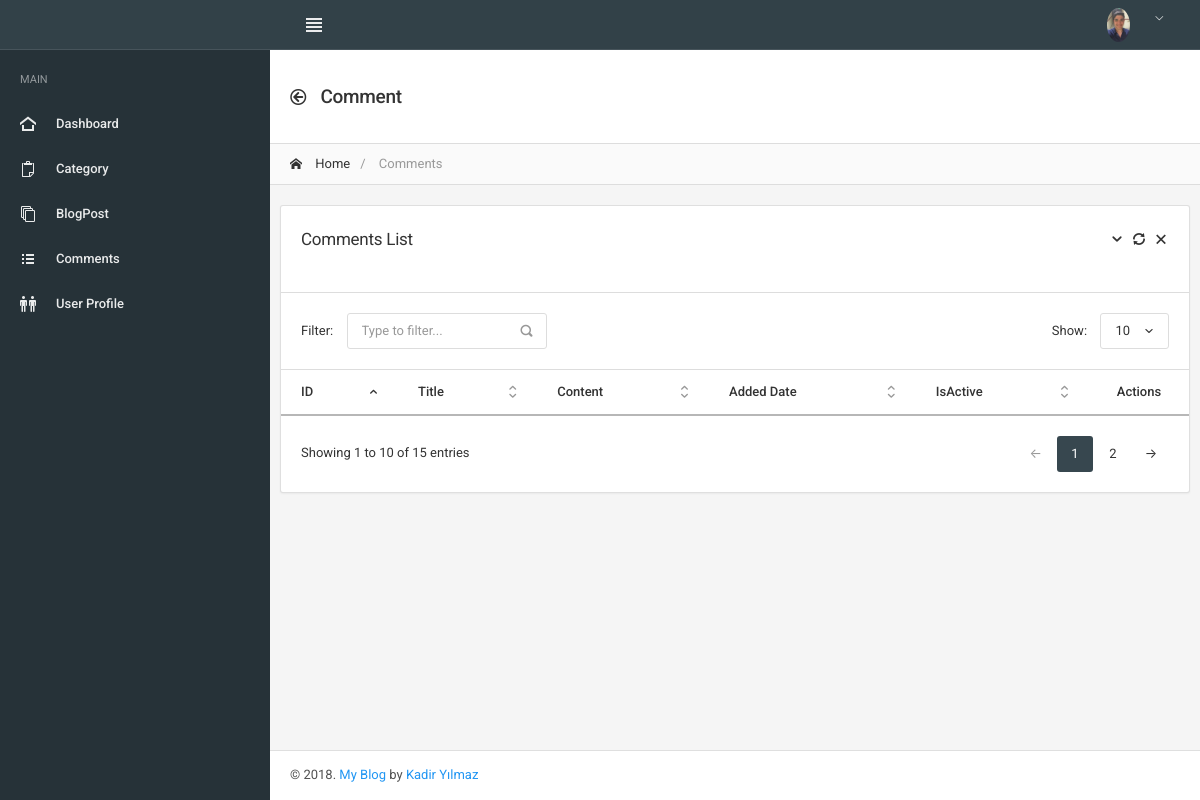
/comments/index/, run on an earlier commit of the app's database.
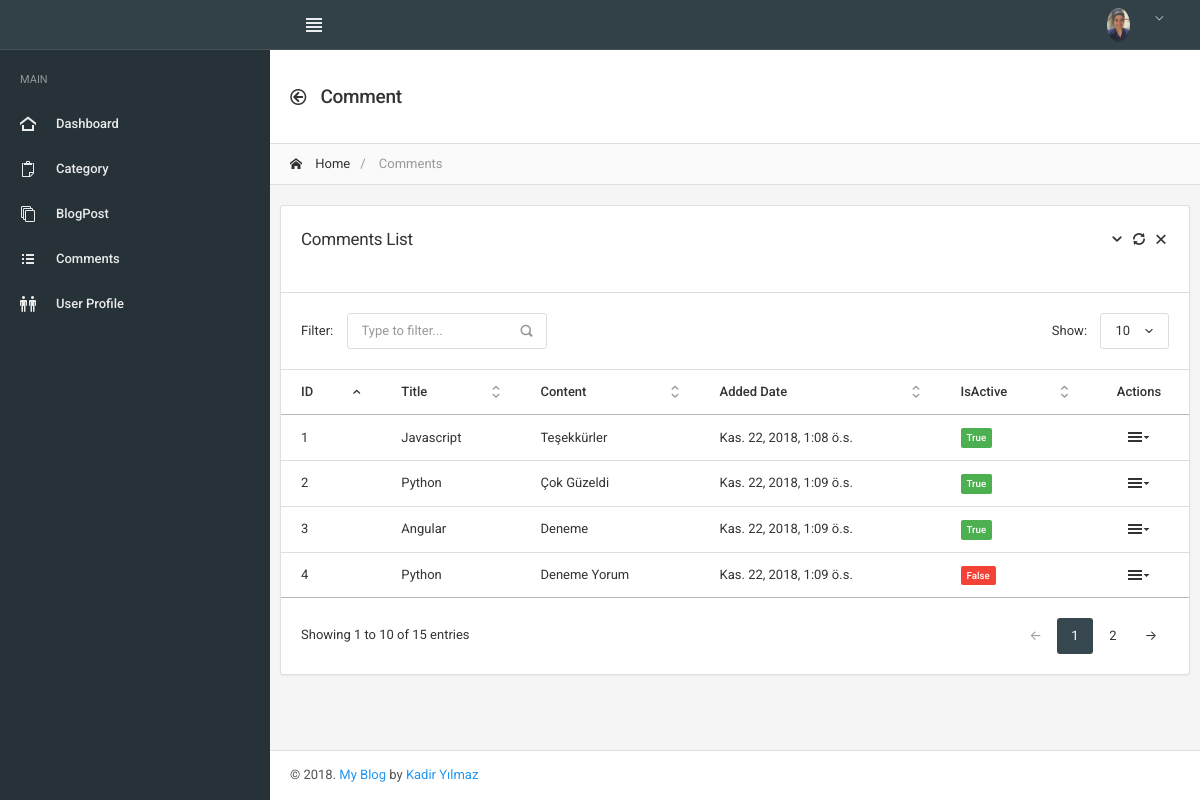
And on a later commit of the database.
### blog_post/models.py (models this page shows, shortened)
class Comment(models.Model):
	post = models.ForeignKey(
		'BlogPost',
		on_delete=models.CASCADE,
		related_name='blogpost_key'
	)
	name = models.CharField(max_length=200)
	content = models.TextField(verbose_name='Yorum')
	added_date = models.DateTimeField(auto_now_add=True)
	is_active = models.BooleanField(default=1, blank=False)

### blog_post/views.py (the view)
# urls.py: url(r'^comments/index/$', blog_views.comments_index, name="admin_comments_index"),
def comments_index(request):
	args['comments_list'] = Comment.objects.all()
	return render(request, 'admin_comments_index.html', args)

### templates/admin_comments_index.html
{% extends "admin_main.html" %}
{% load staticfiles %}
{% block main_navbar %}
 {% include "main/main_navbar.html" %}
{% endblock %}
{% block main_sidebar %}
    {% include "main/main_sidebar.html" %}
{% endblock %}
{% block main_header %}
    {% include "main/main_header.html" %}
{% endblock %}
    {% block main_content %}
        {% include "sections/comments/comments_index.html" %}
    {% endblock %}
{% block main_footer %}
    {% include "main/main_footer.html" %}
{% endblock %}

### templates/admin_main.html (shortened to what this page needs)
{% load staticfiles %}
<!DOCTYPE html>
<html lang="en">
<head>
    <link href="{% static "css/styles.css" %}" rel="stylesheet" type="text/css">
    <link href="{% static "css/bootstrap.min.css" %}" rel="stylesheet" type="text/css">
    <link href="{% static "css/bootstrap_limitless.min.css" %}" rel="stylesheet" type="text/css">
    <link href="{% static "css/layout.min.css" %}" rel="stylesheet" type="text/css">
    <link href="{% static "css/components.min.css" %}" rel="stylesheet" type="text/css">
    <link href="{% static "css/colors.min.css" %}" rel="stylesheet" type="text/css">
</head>
<body>
{% block main_navbar %} {% endblock %}
<div class="page-content">
    {% block main_sidebar %} {% endblock %}
    <div class="content-wrapper">
        {% block main_header %} {% endblock %}
        <div class="content">
            <div class="row">
                {% block main_content %}  {% endblock %}
            </div>
        </div>
        {% block main_footer %} {% endblock %}
    </div>
</div>
</body>
</html>

### templates/main/main_navbar.html (shortened to what this page needs)
{% load staticfiles %}
{% block main_navbar %}
    <div class="navbar navbar-expand-md navbar-dark ">
		<div class="navbar-brand">
		</div>
		<div class="collapse navbar-collapse" id="navbar-mobile">
			<ul class="navbar-nav">
				<li class="nav-item">
					<a href="#" class="navbar-nav-link sidebar-control sidebar-main-toggle d-none d-md-block">
						<i class="icon-paragraph-justify3"></i>
					</a>
				</li>
			</ul>
			<ul class="navbar-nav">
				<li class="nav-item dropdown dropdown-user">
					<a href="#" class="navbar-nav-link dropdown-toggle" data-toggle="dropdown">
						<img src="{% static "img/Adsız.png" %}" class="rounded-circle" alt="">
						<span> {{ request.user.get_full_name }}</span>
					</a>
				</li>
			</ul>
		</div>
	</div>
{% endblock %}

### templates/main/main_sidebar.html (shortened to what this page needs)
{% load staticfiles %}
{% block main_sidebar %}
   <div class="sidebar sidebar-dark sidebar-main sidebar-expand-md">
			<div class="sidebar-content">
				<div class="card card-sidebar-mobile">
					<ul class="nav nav-sidebar" data-nav-type="accordion">
						<li class="nav-item-header"><div class="text-uppercase font-size-xs line-height-xs">Main</div> </li>
						<li class="nav-item">
							<a href="{% url 'admin_home' %}" class="nav-link">
								<i class="icon-home4"></i>
								<span>
									Dashboard
								</span>
							</a>
						</li>
						<li class="nav-item">
							<a href="{% url 'admin_category_index' %}" class="nav-link"><i class="icon-copy"></i> <span>Category</span></a>
						</li>
						<li class="nav-item ">
							<a href="{% url 'admin_blog_post_index' %}" class="nav-link"><i class="icon-stack"></i> <span>BlogPost</span></a>
						</li>
						<li class="nav-item">
							<a href="{% url 'admin_comments_index' %}" class="nav-link">
								<i class="icon-list-unordered"></i>
								<span>Comments</span>
							</a>
						</li>
						<li class="nav-item ">
							<a href="{% url 'admin_profile_index' %}" class="nav-link"><i class="icon-people"></i> <span>User Profile</span></a>
						</li>
					</ul>
				</div>
			</div>
		</div>
{% endblock %}

### templates/main/main_header.html (shortened to what this page needs)
	{% load staticfiles %}
    {% block main_header  %}
    <div class="page-header page-header-light">
				<div class="page-header-content header-elements-md-inline">
					<div class="page-title d-flex">
						<h4><i class="icon-arrow-left52 mr-2"></i> <span class="font-weight-semibold">
                            {% if request.get_full_path == '/'%} Home
                            {% elif request.get_full_path == '/category/index/'%}Category
                            {% elif request.get_full_path == '/blog-post/index/'%}BlogPost
                            {% elif request.get_full_path == '/comments/index/'%} Comment
                            {% elif request.get_full_path == '/category/create/'%} Add Category
							{% elif request.get_full_path == '/profile/index/'%} Profile
                            {% endif %}
                        </span></h4>
					</div>
				</div>
				<div class="breadcrumb-line breadcrumb-line-light header-elements-md-inline">
					<div class="d-flex">
						<div class="breadcrumb">
							<a href="{% url 'admin_home' %}" class="breadcrumb-item"><i class="icon-home2 mr-2"></i> Home</a>
							<span class="breadcrumb-item active">
								{% if request.get_full_path == '/' %} Home
								{% elif request.get_full_path == '/category/index/'%} Category
								{% elif request.get_full_path == '/blog-post/index/'%}BlogPost
								{% elif request.get_full_path == '/comments/index/'%} Comments
								{% elif request.get_full_path == '/profile/index/'%} Profile
								{% endif %}
							</span>
						</div>
					</div>
				</div>
			</div>
    {% endblock %}

### templates/sections/comments/comments_index.html (shortened to what this page needs)
{% load staticfiles %}
{% block main_content %}
	<div id="main" style="width: 100%;">
		<div class="card">
					<div class="card-header header-elements-inline">
						<h5 class="card-title">Comments List</h5>
						<div class="header-elements">
							<div class="list-icons">
		                		<a class="list-icons-item" data-action="collapse"></a>
		                		<a class="list-icons-item" data-action="reload"></a>
		                		<a class="list-icons-item" data-action="remove"></a>
		                	</div>
	                	</div>
					</div>
					<div class="card-body">
					</div>
					<div id="DataTables_Table_0_wrapper" class="dataTables_wrapper no-footer"><div class="datatable-header"><div id="DataTables_Table_0_filter" class="dataTables_filter"><label><span>Filter:</span> <input type="search" class="" placeholder="Type to filter..." aria-controls="DataTables_Table_0"></label></div><div class="dataTables_length" id="DataTables_Table_0_length"><label><span>Show:</span> <select name="DataTables_Table_0_length" aria-controls="DataTables_Table_0" class="select2-hidden-accessible" tabindex="-1" aria-hidden="true"><option value="10">10</option><option value="25">25</option><option value="50">50</option><option value="100">100</option></select><span class="select2 select2-container select2-container--default" dir="ltr" style="width: auto;"><span class="selection"><span class="select2-selection select2-selection--single" role="combobox" aria-haspopup="true" aria-expanded="false" tabindex="0" aria-labelledby="select2-DataTables_Table_0_length-7n-container"><span class="select2-selection__rendered" id="select2-DataTables_Table_0_length-7n-container" title="10">10</span><span class="select2-selection__arrow" role="presentation"><b role="presentation"></b></span></span></span></span></label></div></div><div class="datatable-scroll"><table class="table datatable-basic dataTable no-footer" id="DataTables_Table_0" role="grid" aria-describedby="DataTables_Table_0_info">
						<thead>
							<tr role="row">
                                <th class="sorting_asc" tabindex="0" aria-controls="DataTables_Table_0" rowspan="1" colspan="1" aria-sort="ascending" aria-label="First Name: activate to sort column descending">ID
                                </th>
                                <th class="sorting" tabindex="0" aria-controls="DataTables_Table_0" rowspan="1" colspan="1" aria-label="Last Name: activate to sort column ascending">Title</th>
								<th class="sorting" tabindex="0" aria-controls="DataTables_Table_0" rowspan="1" colspan="1" aria-label="Last Name: activate to sort column ascending">Content</th>
                                <th class="sorting" tabindex="0" aria-controls="DataTables_Table_0" rowspan="1" colspan="1" aria-label="Job Title: activate to sort column ascending">Added Date</th>
                                <th class="sorting" tabindex="0" aria-controls="DataTables_Table_0" rowspan="1" colspan="1" aria-label="Status: activate to sort column ascending">IsActive</th>
                                <th class="text-center sorting_disabled" rowspan="1" colspan="1" aria-label="Actions" style="width: 100px;">Actions</th></tr>
						</thead>
						<tbody>
						{% for comments in comments_list %}
						<tr role="row" class="odd">
								<td class="sorting_1">{{ comments.id }}</td>
								<td>{{ comments.name }}</td>
								<td>{{ comments.content }}</td>
								<td>{{ comments.added_date }}</td>
								<td>
									{% if comments.is_active == 0 %}
									<span class="badge badge-danger">{{ comments.is_active }}</span>
									{% else %}
										<span class="badge badge-success">{{ comments.is_active }}</span>
									{% endif %}
								</td>
								<td class="text-center">
									<div class="list-icons">
										<div class="dropdown">
											<a href="#" class="list-icons-item" data-toggle="dropdown">
												<i class="icon-menu9"></i>
											</a>
										</div>
									</div>
								</td>
							</tr>
						{% endfor %}
						</tbody>
					</table>
					</div>
						<div class="datatable-footer"><div class="dataTables_info" id="DataTables_Table_0_info" role="status" aria-live="polite">Showing 1 to 10 of 15 entries</div>
							<div class="dataTables_paginate paging_simple_numbers" id="DataTables_Table_0_paginate"><a class="paginate_button previous disabled" aria-controls="DataTables_Table_0" data-dt-idx="0" tabindex="0" id="DataTables_Table_0_previous">←</a><span>
								<a class="paginate_button current" aria-controls="DataTables_Table_0" data-dt-idx="1" tabindex="0">1</a><a class="paginate_button " aria-controls="DataTables_Table_0" data-dt-idx="2" tabindex="0">2</a></span><a class="paginate_button next" aria-controls="DataTables_Table_0" data-dt-idx="3" tabindex="0" id="DataTables_Table_0_next">→</a>
							</div>
						</div>
					</div>
				</div>
	</div>
{% endblock %}

### templates/main/main_footer.html (shortened to what this page needs)
{% load staticfiles %}
{% block main_footer %}
    <div class="navbar navbar-expand-lg navbar-light">
				<div class="navbar-collapse collapse" id="navbar-footer">
					<span class="navbar-text">
						&copy; 2018. <a href="#">My Blog</a> by <a href="http://themeforest.net/user/Kopyov" target="_blank">Kadir Yılmaz</a>
					</span>
				</div>
			</div>
{% endblock %}

### static/css/styles.css (style rules this page uses)
[class^="icon-"], [class*=" icon-"] { font-family: 'icomoon' !important; speak: none; font-style: normal; font-weight: normal; font-variant: normal; text-transform: none; line-height: 1; min-width: 1em; display: inline-block; text-align: center; font-size: 16px; vertical-align: middle; position: relative; top: -1px; -webkit-font-smoothing: antialiased; -moz-osx-font-smoothing: grayscale; }
.icon-home2:before { content:"\e901"; }
.icon-copy:before { content:"\ea24"; }
.icon-stack:before { content:"\ea3a"; }
.icon-menu9:before { content:"\ec70"; }
.icon-paragraph-justify3:before { content:"\eec1"; }
.icon-home4:before { content:"\e603"; }
.icon-people:before { content:"\e81b"; }
.icon-arrow-left52:before { content:"\e8b5"; }
.icon-list-unordered:before { content:"\e9f3"; }

What changed in the data, as far as the page shows it:
added Comment: id "1", name "Javascript", content "Teşekkürler", added_date "Kas. 22, 2018, 1:08 ö.s.", is_active "True"
added Comment: id "2", name "Python", content "Çok Güzeldi", added_date "Kas. 22, 2018, 1:09 ö.s.", is_active "True"
added Comment: id "3", name "Angular", content "Deneme", added_date "Kas. 22, 2018, 1:09 ö.s.", is_active "True"
added Comment: id "4", name "Python", content "Deneme Yorum", added_date "Kas. 22, 2018, 1:09 ö.s.", is_active "False"
